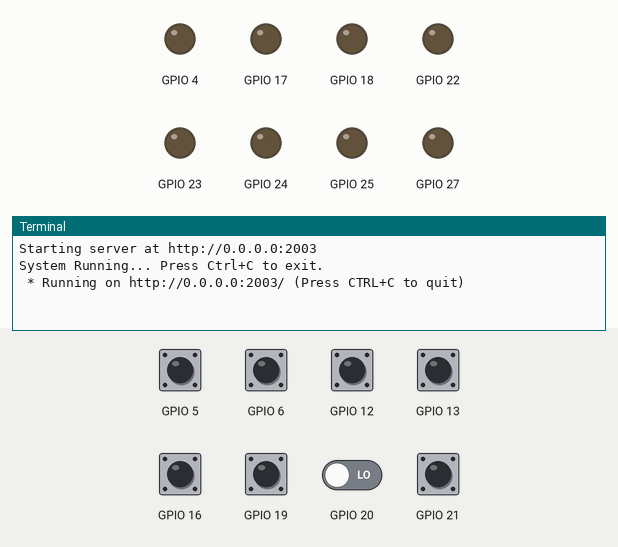
This program was run on a simulated Raspberry Pi (BCM pin numbers). Parts: output pins drawn as LEDs (lit = HIGH), the last lines printed to the terminal. Inputs (shaded band) come from the test bench; at power-on: GPIO 6, GPIO 12, GPIO 13, GPIO 16, GPIO 19, GPIO 21 HIGH, GPIO 5, GPIO 20 LOW. Threads take turns every 2 ms; the clock reads 2024-03-15 10:24:30 at power-on unless the program sets it.

Above: at 1.2 s.
1.3 s: GPIO 5 pulled HIGH for 0.15 s
At 2.6 s:
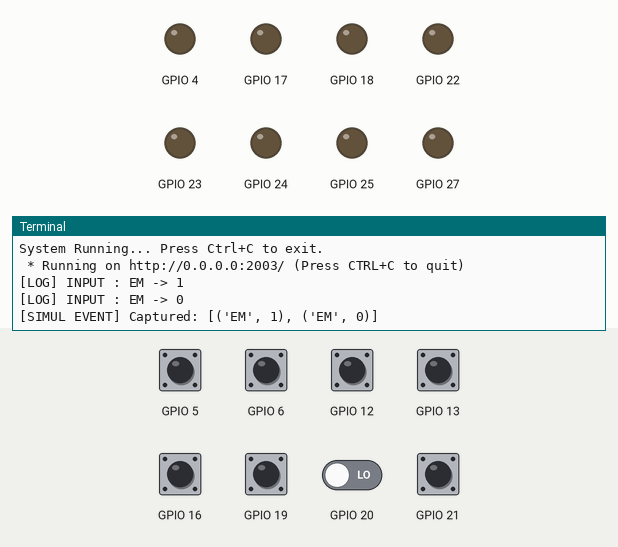
2.9 s: GPIO 6 pulled LOW for 0.15 s
At 4.1 s:
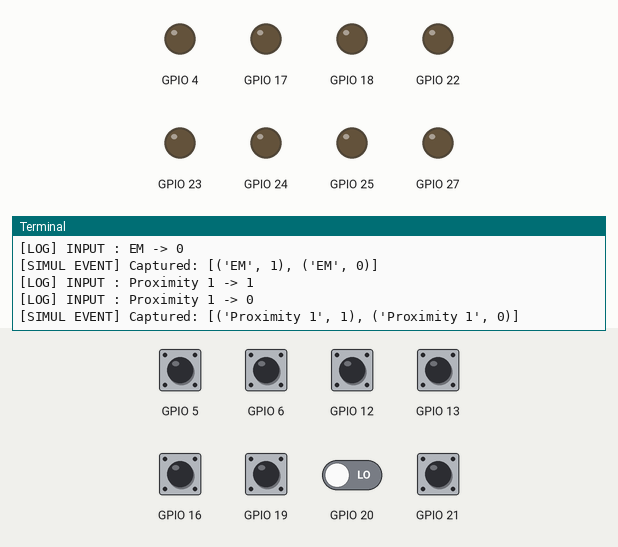
4.5 s: GPIO 12 pulled LOW for 0.15 s
At 5.3 s:
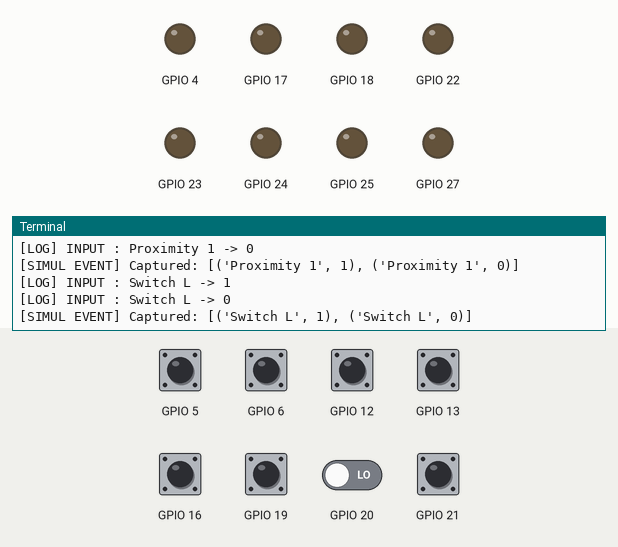
6.1 s: GPIO 13 pulled LOW for 1 s
At 8.5 s:
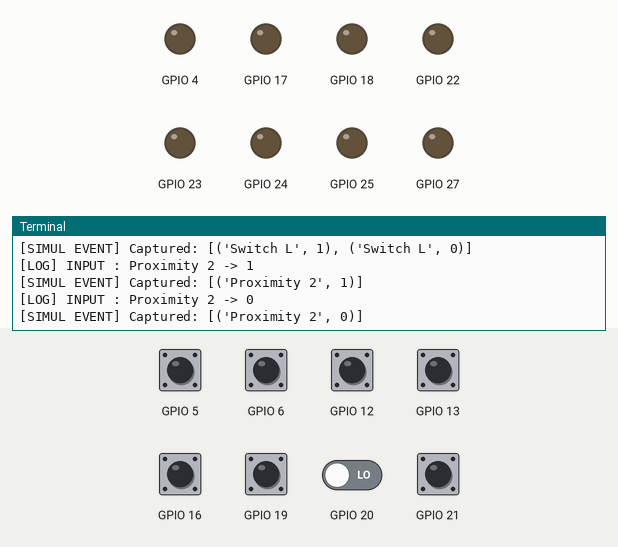
8.8 s: GPIO 16 pulled LOW for 0.15 s
At 9.7 s:
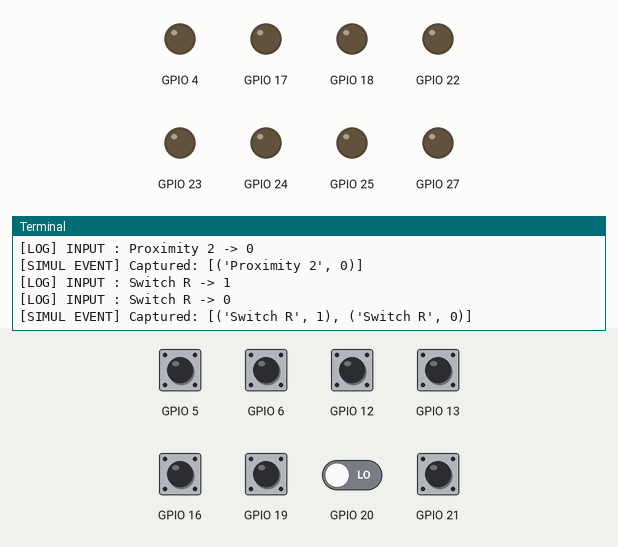
10.4 s: GPIO 19 pulled LOW for 0.15 s
At 11.0 s:
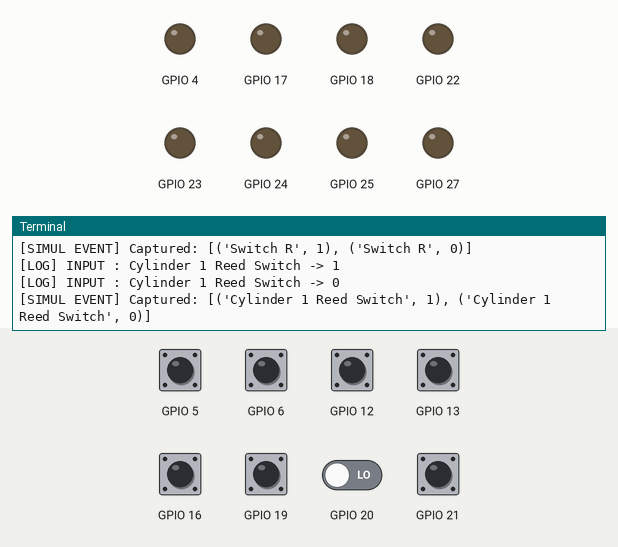

The program:

io_controller.py
```python
from __future__ import annotations
from typing import List, Optional, Callable, Dict, Tuple, Any, Union
import time
import threading
import gpiozero


class DigitalInputDevice(gpiozero.DigitalInputDevice):
    def __init__(
            self,
            pin: int,
            name: Optional[str] = None,
            *,
            pull_up: bool = False,
            active_state: Optional[bool] = None,
            bounce_time: Optional[float] = None,
            pin_factory=None,
    ):
        super().__init__(
            pin,
            pull_up=pull_up,
            active_state=active_state,
            bounce_time=bounce_time,
            pin_factory=pin_factory,
        )
        self.name = name or f'Pin{pin}'

    def __str__(self) -> str:
        return f"{self.name}:{int(self.value)}"


class DigitalOutputDevice(gpiozero.DigitalOutputDevice):
    def __init__(self, pin=None, name=None, *, active_high=True, initial_value=False, pin_factory=None):
        super().__init__(pin, active_high=active_high, initial_value=initial_value, pin_factory=pin_factory)
        self.name = name or f'Pin{pin}'
        self._state_change_callback = None

    def set_change_callback(self, callback: Callable[[Any, int], None]):
        self._state_change_callback = callback

    def _fire_callback(self):
        if self._state_change_callback:
            self._state_change_callback(self, int(self.value))

    def on(self):
        super().on()
        self._fire_callback()

    def off(self):
        super().off()
        self._fire_callback()

    def toggle(self):
        super().toggle()
        self._fire_callback()

    @property
    def value(self):
        return super().value

    @value.setter
    def value(self, value):
        super(DigitalOutputDevice, type(self)).value.fset(self, value)
        self._fire_callback()

    def __str__(self) -> str:
        return f"{self.name}:{int(self.value)}"


class Inputs:
    def __init__(self, gpio_manager: 'IOController'):
        self.inputs: List[DigitalInputDevice] = []
        self._gpio = gpio_manager

    def add(
            self,
            pin: int,
            name: Optional[str] = None,
            *,
            pull_up: bool = False,
            active_state: Optional[bool] = None,
            bounce_time: Optional[float] = None,
            pin_factory=None
    ) -> DigitalInputDevice:
        device = DigitalInputDevice(
            pin=pin,
            name=name,
            pull_up=pull_up,
            active_state=active_state,
            bounce_time=bounce_time,
            pin_factory=pin_factory,
        )
        self.inputs.append(device)
        self._gpio._attach_device_handler(device)
        return device

    def get(self, key: Union[int, str]) -> DigitalInputDevice:
        for device in self.inputs:
            if isinstance(key, int) and device.pin.number == key:
                return device
            elif isinstance(key, str) and device.name == key:
                return device
        raise ValueError(f"Input Device not found: {key}")

    def close(self):
        for device in self.inputs:
            device.close()


class Outputs:
    def __init__(self, gpio_manager: 'IOController'):
        self.outputs: List[DigitalOutputDevice] = []
        self._gpio = gpio_manager

    def add(
            self,
            pin: int,
            name: Optional[str] = None,
            *,
            active_high=True,
            initial_value=False,
            pin_factory=None
    ) -> DigitalOutputDevice:
        device = DigitalOutputDevice(
            pin=pin,
            name=name,
            active_high=active_high,
            initial_value=initial_value,
            pin_factory=pin_factory
        )
        self.outputs.append(device)
        self._gpio._attach_device_handler(device)
        return device

    def get(self, key: Union[int, str]) -> DigitalOutputDevice:
        for device in self.outputs:
            if isinstance(key, int) and device.pin.number == key:
                return device
            elif isinstance(key, str) and device.name == key:
                return device
        raise ValueError(f"Output Device not found: {key}")

    def close(self):
        for device in self.outputs:
            device.close()


class IOController:
    def __init__(self):
        self.input = Inputs(self)
        self.output = Outputs(self)

        self._edge_callbacks: List[Callable[[Any, int], None]] = []
        self._simul_groups: List[Dict[str, Any]] = []
        self._lock = threading.Lock()

    def get(self, key: Union[int, str]) -> Union[DigitalInputDevice, DigitalOutputDevice]:
        try:
            return self.input.get(key)
        except ValueError:
            pass
        try:
            return self.output.get(key)
        except ValueError:
            pass
        raise ValueError(f"Device '{key}' not found in Inputs or Outputs.")

    def _attach_device_handler(self, device: Union[DigitalInputDevice, DigitalOutputDevice]):
        if isinstance(device, DigitalInputDevice):
            device.when_activated = lambda d=device: self._handle_event(d, 1)
            device.when_deactivated = lambda d=device: self._handle_event(d, 0)
        elif isinstance(device, DigitalOutputDevice):
            device.set_change_callback(self._handle_event)

    def on_change(self, callback: Callable[[Any, int], None]) -> None:
        self._edge_callbacks.append(callback)

    def simultaneous_events(
            self,
            callback: Callable[[List[Tuple[str, int]]], None],
            duration: float
    ) -> None:
        if duration <= 0:
            raise ValueError("duration must be > 0")

        with self._lock:
            group = {
                "duration": duration,
                "callback": callback,
                "events": [],
                "window_start": None,
                "window_id": 0,
            }
            self._simul_groups.append(group)

    def _handle_event(self, device: Union[DigitalInputDevice, DigitalOutputDevice], value: int):
        for cb in self._edge_callbacks:
            cb(device, value)
        self._handle_simultaneous_logic(device, value)

    def _handle_simultaneous_logic(self, device, value):
        now = time.monotonic()
        with self._lock:
            if not self._simul_groups:
                return

            for group in self._simul_groups:
                duration: float = group["duration"]
                window_start: Optional[float] = group["window_start"]
                if window_start is None or (now - window_start) > duration:
                    group["window_start"] = now
                    group["events"] = []
                    group["window_id"] += 1
                    window_id = group["window_id"]
                    timer = threading.Timer(
                        duration,
                        self._flush_simultaneous_events_group,
                        args=(group, window_id),
                    )
                    timer.daemon = True
                    timer.start()

                group["events"].append((device.name, value))

    def _flush_simultaneous_events_group(self, group: Dict[str, Any], window_id: int):
        with self._lock:
            if window_id != group["window_id"]:
                return

            events: List[Tuple[str, int]] = group["events"]
            if not events:
                group["window_start"] = None
                return

            events_to_send = list(events)
            group["events"] = []
            group["window_start"] = None
            cb = group["callback"]

        if cb:
            cb(events_to_send)

    def close(self):
        self.input.close()
        self.output.close()

    def __enter__(self):
        return self

    def __exit__(self, exc_type, exc_val, exc_tb):
        self.close()

    def start_server(self, host="0.0.0.0", port=2003):
        import hexss.protocol.raspberrypi.server

        print(f"Starting server at http://{host}:{port}")
        threading.Thread(
            target=hexss.protocol.raspberrypi.server.run,
            args=(
                {
                    "host": host,
                    "port": port,
                    'io': self
                },
            ),
            daemon=True
        ).start()


if __name__ == "__main__":
    def universal_callback(device, value):
        type_name = "INPUT " if isinstance(device, DigitalInputDevice) else "OUTPUT"
        print(f"[LOG] {type_name}: {device.name} -> {value}")

        if device.name == 'Cylinder 1+' and value == 1:
            io.get('Cylinder 1-').off()
        if device.name == 'Cylinder 1-' and value == 1:
            io.get('Cylinder 1+').off()
        if device.name == 'Cylinder 2+' and value == 1:
            io.get('Cylinder 2-').off()
        if device.name == 'Cylinder 2-' and value == 1:
            io.get('Cylinder 2+').off()


    def handle_simultaneous(events: List[Tuple[str, int]]):
        print(f"[SIMUL EVENT] Captured: {events}")
        if ('Switch L', 1) in events and ('Switch R', 1) in events:
            print(">>> BOTH SWITCHES PRESSED! Triggering sequence...")
            io.get('Cylinder 1+').on()
            time.sleep(0.1)
            io.get('Cylinder 1-').on()

        if ('Cylinder 1+', 1) in events:
            io.get('Switch Lamp').on()

        if ('Cylinder 1+', 0) in events:
            io.get('Switch Lamp').off()


    io = IOController()

    io.input.add(5, "EM", bounce_time=0.02)
    io.input.add(12, "Switch L", pull_up=True, bounce_time=0.02)
    io.input.add(16, "Switch R", pull_up=True, bounce_time=0.02)
    io.input.add(20, "Area", bounce_time=0.02)
    io.input.add(6, "Proximity 1", pull_up=True, bounce_time=0.02)
    io.input.add(13, "Proximity 2", pull_up=True, bounce_time=0.02)
    io.input.add(19, "Cylinder 1 Reed Switch", pull_up=True, bounce_time=0.02)
    io.input.add(21, "Cylinder 2 Reed Switch", pull_up=True, bounce_time=0.02)

    io.output.add(4, 'Switch Lamp')
    io.output.add(18, 'Buzzer')
    io.output.add(22, 'Cylinder 1+')
    io.output.add(24, 'Cylinder 1-')
    io.output.add(17, 'Cylinder 2+')
    io.output.add(27, 'Cylinder 2-')
    io.output.add(23)
    io.output.add(25)

    io.on_change(universal_callback)
    io.simultaneous_events(handle_simultaneous, duration=0.2)
    io.start_server()

    print("System Running... Press Ctrl+C to exit.")
    try:
        while True:
            # if io.get("Area 1").value:
            #     if not io.get("Buzzer").value:
            #         io.get("Buzzer").on()
            #         print("[LOOP] Area Breach! Buzzer ON")
            # else:
            #     if io.get("Buzzer").value:
            #         io.get("Buzzer").off()
            #         print("[LOOP] Area Clear. Buzzer OFF")

            time.sleep(0.1)

    except KeyboardInterrupt:
        print("\nExiting...")
        io.close()
```

Source omitted: server.py (8015 bytes)

Measured:
- after the input at 1.3 s, the terminal: prints a new line at once (image 1)
- after the input at 2.9 s, the terminal: prints a new line at once (image 2)
- after the input at 4.5 s, the terminal: prints a new line at once (image 3)
- after the input at 6.1 s, the terminal: prints a new line at once (image 4)
- after the input at 8.8 s, the terminal: prints a new line at once (image 5)
- after the input at 10.4 s, the terminal: prints a new line at once (image 6)
